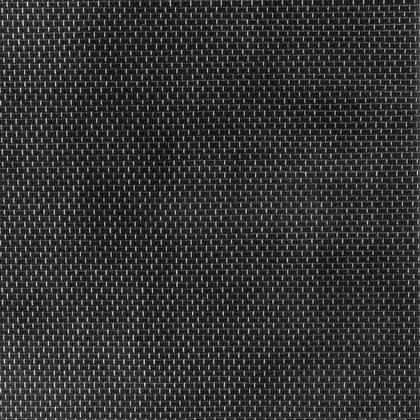
%> input picture D6.bmp, 420 x 420 px, shrunk from 640 x 640 before the run
$ octave main.m   (GNU Octave 9; MATLAB toolbox functions it lacks are replaced by stand-ins)
%> lines starting %> are read from the running program, lines starting %| are printed output that depends on the picture
muestras = 5;
nivel = 10;
linea = 1;
%Para analiss en grados y dstancia
distV = 8;
distH = 8;
%Extraccion de caracteristicas de la imagen D6
for x=1:muestras
    for y=1:muestras
        imgAl = imread('D6.BMP');
%> imgAl is the input picture: size 420x420x3 uint8; min 2, max 233, mean 52.2
        imgAl = rgb2gray(imgAl);
%> imgAl: size 420x420 uint8
        imgAl = imgAl(1*x:64*x,1*y:64*y);
        imgAl = histeq(imgAl, nivel);
        cocoM = zeros(nivel);
        %Feature extraction
        cocoM = graycomatrix(imgAl, 'offset', [distV,distH]);
%> cocoM = [154 60 71 46 80 81 81 99; 41 15 10 17 33 35 50 67; 60 25 25 28 52 51 61 90; 58 14 22 24 36 41 27 67; 115 29 37 32 38 38 24 53; 104 17 41 31 50 25 21 44; 112 33 32 25 24 24 20 60; 133 91 103 57 42 26 32 2]
        media = mean(mean(imgAl));
%> media = 116.9
        stats = graycoprops(cocoM);
%> stats = {Contrast 15.57, Correlation -0.215, Energy 0.022, Homogeneity 0.331}
        % Matriz con vectores de caracteristicas
        vectorP = [media stats.Contrast stats.Correlation stats.Energy stats.Homogeneity];
%> vectorP = [116.9 15.57 -0.215 0.022 0.331]
        F(linea,:) = vectorP;
        L(linea,:) = 'D6.BMP ';
        linea = linea + 1;
    end
end
%Extraccion de caracteristicas de la imagen D64
linea = 1;
%> linea = 1
for x=1:muestras
    for y=1:muestras
        imgAl = imread('D64.BMP');
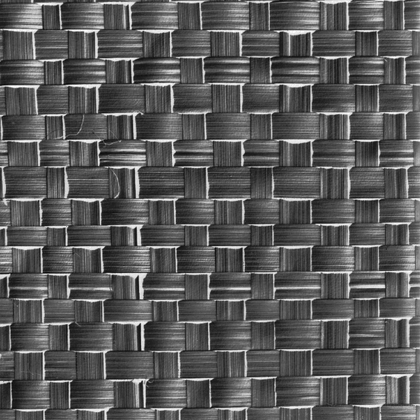
%> input picture D64.bmp, 420 x 420 px, shrunk from 640 x 640 before the run
%> imgAl is the input picture: size 420x420x3 uint8; min 8, max 255, mean 88.9
        imgAl = rgb2gray(imgAl);
%> imgAl: size 420x420 uint8
        imgAl = imgAl(1*x:64*x,1*y:64*y);
        imgAl = histeq(imgAl, nivel);
        cocoM = zeros(nivel);
        %Feature extraction
        cocoM = graycomatrix(imgAl, 'offset', [distV,distH]);
%> cocoM = [149 96 99 73 81 82 53 59; 49 42 50 38 61 42 37 40; 47 36 38 42 46 59 46 55; 50 24 30 39 36 46 31 32; 42 22 44 31 34 53 55 51; 36 21 21 28 31 44 50 59; 37 32 30 22 37 21 31 101; 101 73 58 38 44 28 52 101]
        media = mean(mean(imgAl));
%> media = 116.2
        stats = graycoprops(cocoM);
%> stats = {Contrast 11.08, Correlation 0.109, Energy 0.0194, Homogeneity 0.406}
        % Matriz con vectores de caracteristicas
        vectorP = [media stats.Contrast stats.Correlation stats.Energy stats.Homogeneity];
%> vectorP = [116.2 11.08 0.109 0.0194 0.406]
        F2(linea,:) = vectorP;
        L2(linea,:) = 'D64.BMP';
        linea = linea + 1;
%> linea = 2
    end
end
%Extraccion de caracteristicas de la imagen 22.tiff
linea = 1;
%> linea = 1
for x=1:muestras
    for y=1:muestras
        imgAl = imread('22.tiff');
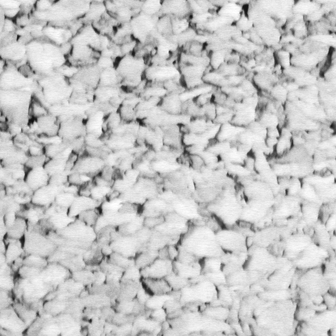
%> input picture 22.tiff, 336 x 336 px, shrunk from 512 x 512 before the run
%> imgAl is the input picture: size 336x336 uint8; min 15, max 255, mean 199.2
        %imgAl = rgb2gray(imgAl);
        imgAl = imgAl(1*x:32*x,1*y:32*y);
        imgAl = histeq(imgAl, nivel);
        cocoM = zeros(nivel);
        %Feature extraction
        cocoM = graycomatrix(imgAl, 'offset', [distV,distH]);
%> cocoM = [59 20 18 22 21 10 3 0; 19 2 1 3 6 7 1 0; 9 6 3 2 4 8 4 0; 15 5 3 1 3 5 17 3; 28 9 2 2 5 5 8 2; 15 12 7 3 3 3 2 0; 20 8 11 5 2 2 3 0; 60 11 10 5 8 14 18 13]
        media = mean(mean(imgAl));
%> media = 116.2
        stats = graycoprops(cocoM);
%> stats = {Contrast 13.87, Correlation 0.0564, Energy 0.0397, Homogeneity 0.38}
        % Matriz con vectores de caracteristicas
        vectorP = [media stats.Contrast stats.Correlation stats.Energy stats.Homogeneity];
%> vectorP = [116.2 13.87 0.0564 0.0397 0.38]
        F3(linea,:) = vectorP;
        L3(linea,:) = '22.tiff';
        linea = linea + 1;
%> linea = 2
    end
end
%concatenacion de las matrices
Fr = vertcat(F, F2, F3);
Lr = vertcat(L, L2, L3);

%> (the run ends here)
